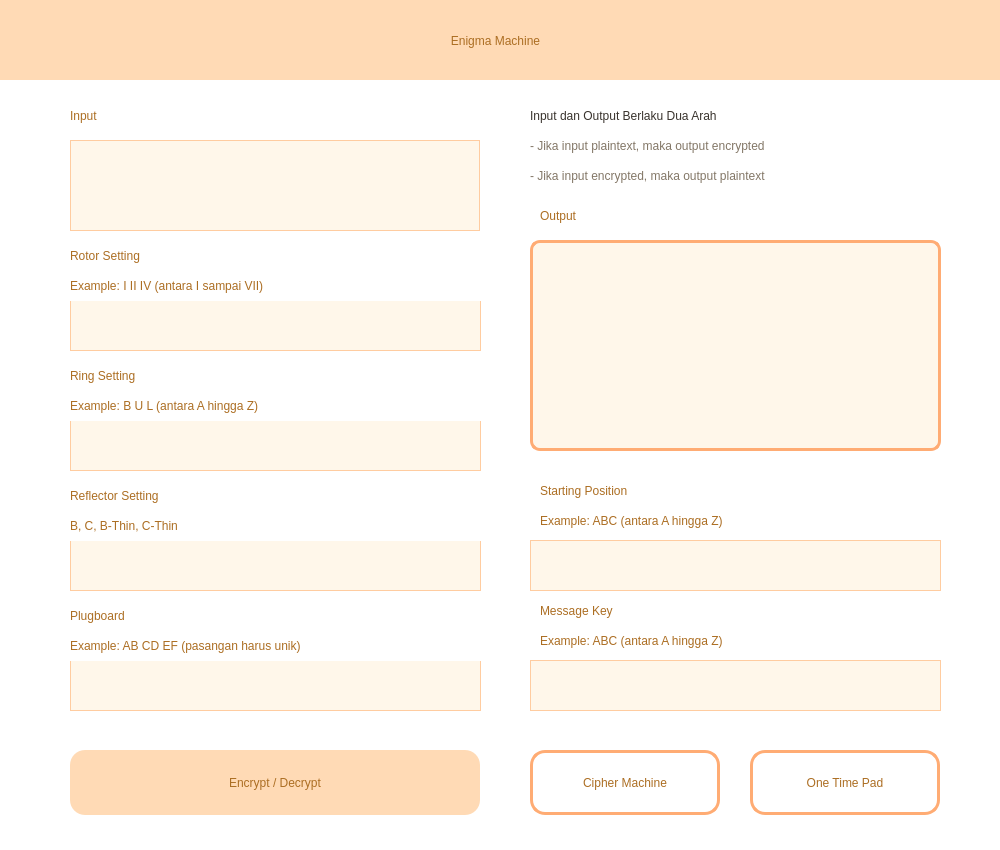
<?xml version="1.0" encoding="UTF-8"?>
<ui version="4.0">
 <class>EnigmaMachine</class>
 <widget class="QDialog" name="EnigmaMachine">
  <property name="geometry">
   <rect>
    <x>0</x>
    <y>0</y>
    <width>1000</width>
    <height>850</height>
   </rect>
  </property>
  <property name="windowTitle">
   <string>Dialog</string>
  </property>
  <property name="styleSheet">
   <string notr="true">background-color: #ffffff</string>
  </property>
  <widget class="QWidget" name="widget" native="true">
   <property name="geometry">
    <rect>
     <x>0</x>
     <y>0</y>
     <width>1000</width>
     <height>80</height>
    </rect>
   </property>
   <property name="styleSheet">
    <string notr="true">QWidget{
	background-color: #ffdab5;
}
</string>
   </property>
   <widget class="QLabel" name="label">
    <property name="geometry">
     <rect>
      <x>280</x>
      <y>20</y>
      <width>431</width>
      <height>41</height>
     </rect>
    </property>
    <property name="styleSheet">
     <string notr="true">color: #ac6e23;
font: 500 18pt &quot;MS Shell Dlg 2&quot;;</string>
    </property>
    <property name="text">
     <string>Enigma Machine</string>
    </property>
    <property name="alignment">
     <set>Qt::AlignCenter</set>
    </property>
   </widget>
  </widget>
  <widget class="QPlainTextEdit" name="outputTextArea">
   <property name="geometry">
    <rect>
     <x>530</x>
     <y>240</y>
     <width>411</width>
     <height>211</height>
    </rect>
   </property>
   <property name="styleSheet">
    <string notr="true">QPlainTextEdit{
	border: 3px solid #ffac74;
	border-radius: 10px; 
	color: #ac6e23;
	background-color: #fff7ea;
	padding-left: 5px;
	font: 14pt &quot;MS Shell Dlg 2&quot;;
}
</string>
   </property>
   <property name="plainText">
    <string/>
   </property>
  </widget>
  <widget class="QPlainTextEdit" name="textInput">
   <property name="geometry">
    <rect>
     <x>70</x>
     <y>140</y>
     <width>410</width>
     <height>91</height>
    </rect>
   </property>
   <property name="styleSheet">
    <string notr="true">QPlainTextEdit{
	font: 10pt &quot;MS Shell Dlg 2&quot;;
	border: 1px solid #ffcca0;
	color: #ac6e23;
	background-color: #fff7ea;
	padding: 10px;
}

QPlainTextEdit:hover {
	border: 3px solid #ffac74;
}
</string>
   </property>
   <property name="plainText">
    <string/>
   </property>
  </widget>
  <widget class="QLabel" name="label_2">
   <property name="geometry">
    <rect>
     <x>70</x>
     <y>100</y>
     <width>131</width>
     <height>31</height>
    </rect>
   </property>
   <property name="styleSheet">
    <string notr="true">color: #ac6e23;
font: 550 14pt &quot;MS Shell Dlg 2&quot;;</string>
   </property>
   <property name="text">
    <string>Input</string>
   </property>
  </widget>
  <widget class="QLabel" name="label_3">
   <property name="geometry">
    <rect>
     <x>540</x>
     <y>200</y>
     <width>251</width>
     <height>31</height>
    </rect>
   </property>
   <property name="styleSheet">
    <string notr="true">color: #ac6e23;
font: 550 14pt &quot;MS Shell Dlg 2&quot;;</string>
   </property>
   <property name="text">
    <string>Output</string>
   </property>
  </widget>
  <widget class="QLabel" name="label_4">
   <property name="geometry">
    <rect>
     <x>70</x>
     <y>240</y>
     <width>431</width>
     <height>31</height>
    </rect>
   </property>
   <property name="styleSheet">
    <string notr="true">color: #ac6e23;
font: 550 14pt &quot;MS Shell Dlg 2&quot;;</string>
   </property>
   <property name="text">
    <string>Rotor Setting</string>
   </property>
  </widget>
  <widget class="QPlainTextEdit" name="rotorSetting">
   <property name="geometry">
    <rect>
     <x>70</x>
     <y>300</y>
     <width>411</width>
     <height>51</height>
    </rect>
   </property>
   <property name="styleSheet">
    <string notr="true">QPlainTextEdit{
	font: 10pt &quot;MS Shell Dlg 2&quot;;
	border: 1px solid #ffcca0;
	color: #ac6e23;
	background-color: #fff7ea;
	padding: 10px;
}

QPlainTextEdit:hover {
	border: 3px solid #ffac74;
}
</string>
   </property>
  </widget>
  <widget class="QLabel" name="label_5">
   <property name="geometry">
    <rect>
     <x>70</x>
     <y>270</y>
     <width>431</width>
     <height>31</height>
    </rect>
   </property>
   <property name="styleSheet">
    <string notr="true">color: #ac6e23;
font: 550 10pt &quot;MS Shell Dlg 2&quot;;</string>
   </property>
   <property name="text">
    <string>Example: I II IV (antara I sampai VII)</string>
   </property>
  </widget>
  <widget class="QPlainTextEdit" name="reflectorSetting">
   <property name="geometry">
    <rect>
     <x>70</x>
     <y>540</y>
     <width>411</width>
     <height>51</height>
    </rect>
   </property>
   <property name="styleSheet">
    <string notr="true">QPlainTextEdit{
	font: 10pt &quot;MS Shell Dlg 2&quot;;
	border: 1px solid #ffcca0;
	color: #ac6e23;
	background-color: #fff7ea;
	padding: 10px;
}

QPlainTextEdit:hover {
	border: 3px solid #ffac74;
}
</string>
   </property>
  </widget>
  <widget class="QLabel" name="label_6">
   <property name="geometry">
    <rect>
     <x>70</x>
     <y>510</y>
     <width>431</width>
     <height>31</height>
    </rect>
   </property>
   <property name="styleSheet">
    <string notr="true">color: #ac6e23;
font: 550 10pt &quot;MS Shell Dlg 2&quot;;</string>
   </property>
   <property name="text">
    <string>B, C, B-Thin, C-Thin</string>
   </property>
  </widget>
  <widget class="QLabel" name="label_13">
   <property name="geometry">
    <rect>
     <x>70</x>
     <y>480</y>
     <width>431</width>
     <height>31</height>
    </rect>
   </property>
   <property name="styleSheet">
    <string notr="true">color: #ac6e23;
font: 550 14pt &quot;MS Shell Dlg 2&quot;;</string>
   </property>
   <property name="text">
    <string>Reflector Setting</string>
   </property>
  </widget>
  <widget class="QPlainTextEdit" name="ringSetting">
   <property name="geometry">
    <rect>
     <x>70</x>
     <y>420</y>
     <width>411</width>
     <height>51</height>
    </rect>
   </property>
   <property name="styleSheet">
    <string notr="true">QPlainTextEdit{
	font: 10pt &quot;MS Shell Dlg 2&quot;;
	border: 1px solid #ffcca0;
	color: #ac6e23;
	background-color: #fff7ea;
	padding: 10px;
}

QPlainTextEdit:hover {
	border: 3px solid #ffac74;
}
</string>
   </property>
  </widget>
  <widget class="QLabel" name="label_14">
   <property name="geometry">
    <rect>
     <x>70</x>
     <y>360</y>
     <width>431</width>
     <height>31</height>
    </rect>
   </property>
   <property name="styleSheet">
    <string notr="true">color: #ac6e23;
font: 550 14pt &quot;MS Shell Dlg 2&quot;;</string>
   </property>
   <property name="text">
    <string>Ring Setting</string>
   </property>
  </widget>
  <widget class="QLabel" name="label_7">
   <property name="geometry">
    <rect>
     <x>70</x>
     <y>390</y>
     <width>431</width>
     <height>31</height>
    </rect>
   </property>
   <property name="styleSheet">
    <string notr="true">color: #ac6e23;
font: 550 10pt &quot;MS Shell Dlg 2&quot;;</string>
   </property>
   <property name="text">
    <string>Example: B U L (antara A hingga Z)</string>
   </property>
  </widget>
  <widget class="QPlainTextEdit" name="plugboardSetting">
   <property name="geometry">
    <rect>
     <x>70</x>
     <y>660</y>
     <width>411</width>
     <height>51</height>
    </rect>
   </property>
   <property name="styleSheet">
    <string notr="true">QPlainTextEdit{
	font: 10pt &quot;MS Shell Dlg 2&quot;;
	border: 1px solid #ffcca0;
	color: #ac6e23;
	background-color: #fff7ea;
	padding: 10px;
}

QPlainTextEdit:hover {
	border: 3px solid #ffac74;
}
</string>
   </property>
  </widget>
  <widget class="QLabel" name="label_15">
   <property name="geometry">
    <rect>
     <x>70</x>
     <y>600</y>
     <width>431</width>
     <height>31</height>
    </rect>
   </property>
   <property name="styleSheet">
    <string notr="true">color: #ac6e23;
font: 550 14pt &quot;MS Shell Dlg 2&quot;;</string>
   </property>
   <property name="text">
    <string>Plugboard</string>
   </property>
  </widget>
  <widget class="QLabel" name="label_8">
   <property name="geometry">
    <rect>
     <x>70</x>
     <y>630</y>
     <width>431</width>
     <height>31</height>
    </rect>
   </property>
   <property name="styleSheet">
    <string notr="true">color: #ac6e23;
font: 550 10pt &quot;MS Shell Dlg 2&quot;;</string>
   </property>
   <property name="text">
    <string>Example: AB CD EF (pasangan harus unik)</string>
   </property>
  </widget>
  <widget class="QLabel" name="label_10">
   <property name="geometry">
    <rect>
     <x>540</x>
     <y>625</y>
     <width>431</width>
     <height>31</height>
    </rect>
   </property>
   <property name="styleSheet">
    <string notr="true">color: #ac6e23;
font: 550 10pt &quot;MS Shell Dlg 2&quot;;</string>
   </property>
   <property name="text">
    <string>Example: ABC (antara A hingga Z)</string>
   </property>
  </widget>
  <widget class="QPlainTextEdit" name="messageKey">
   <property name="geometry">
    <rect>
     <x>530</x>
     <y>660</y>
     <width>411</width>
     <height>51</height>
    </rect>
   </property>
   <property name="styleSheet">
    <string notr="true">QPlainTextEdit{
	font: 10pt &quot;MS Shell Dlg 2&quot;;
	border: 1px solid #ffcca0;
	color: #ac6e23;
	background-color: #fff7ea;
	padding: 10px;
}

QPlainTextEdit:hover {
	border: 3px solid #ffac74;
}
</string>
   </property>
  </widget>
  <widget class="QLabel" name="label_17">
   <property name="geometry">
    <rect>
     <x>540</x>
     <y>595</y>
     <width>431</width>
     <height>31</height>
    </rect>
   </property>
   <property name="styleSheet">
    <string notr="true">color: #ac6e23;
font: 550 14pt &quot;MS Shell Dlg 2&quot;;</string>
   </property>
   <property name="text">
    <string>Message Key</string>
   </property>
  </widget>
  <widget class="QLabel" name="label_9">
   <property name="geometry">
    <rect>
     <x>540</x>
     <y>505</y>
     <width>431</width>
     <height>31</height>
    </rect>
   </property>
   <property name="styleSheet">
    <string notr="true">color: #ac6e23;
font: 550 10pt &quot;MS Shell Dlg 2&quot;;</string>
   </property>
   <property name="text">
    <string>Example: ABC (antara A hingga Z)</string>
   </property>
  </widget>
  <widget class="QPlainTextEdit" name="startPosition">
   <property name="geometry">
    <rect>
     <x>530</x>
     <y>540</y>
     <width>411</width>
     <height>51</height>
    </rect>
   </property>
   <property name="styleSheet">
    <string notr="true">QPlainTextEdit{
	font: 10pt &quot;MS Shell Dlg 2&quot;;
	border: 1px solid #ffcca0;
	color: #ac6e23;
	background-color: #fff7ea;
	padding: 10px;
}

QPlainTextEdit:hover {
	border: 3px solid #ffac74;
}
</string>
   </property>
  </widget>
  <widget class="QLabel" name="label_16">
   <property name="geometry">
    <rect>
     <x>540</x>
     <y>475</y>
     <width>431</width>
     <height>31</height>
    </rect>
   </property>
   <property name="styleSheet">
    <string notr="true">color: #ac6e23;
font: 550 14pt &quot;MS Shell Dlg 2&quot;;</string>
   </property>
   <property name="text">
    <string>Starting Position</string>
   </property>
  </widget>
  <widget class="QLabel" name="label_11">
   <property name="geometry">
    <rect>
     <x>530</x>
     <y>100</y>
     <width>421</width>
     <height>31</height>
    </rect>
   </property>
   <property name="styleSheet">
    <string notr="true">color: #39332d;
font: 550 14pt &quot;MS Shell Dlg 2&quot;;</string>
   </property>
   <property name="text">
    <string>Input dan Output Berlaku Dua Arah</string>
   </property>
  </widget>
  <widget class="QLabel" name="label_12">
   <property name="geometry">
    <rect>
     <x>530</x>
     <y>130</y>
     <width>431</width>
     <height>31</height>
    </rect>
   </property>
   <property name="styleSheet">
    <string notr="true">color: #837767;
font: 550 10pt &quot;MS Shell Dlg 2&quot;;</string>
   </property>
   <property name="text">
    <string>- Jika input plaintext, maka output encrypted</string>
   </property>
  </widget>
  <widget class="QLabel" name="label_18">
   <property name="geometry">
    <rect>
     <x>530</x>
     <y>160</y>
     <width>431</width>
     <height>31</height>
    </rect>
   </property>
   <property name="styleSheet">
    <string notr="true">color: #837767;
font: 550 10pt &quot;MS Shell Dlg 2&quot;;</string>
   </property>
   <property name="text">
    <string>- Jika input encrypted, maka output plaintext</string>
   </property>
  </widget>
  <widget class="QPushButton" name="cryptBut">
   <property name="geometry">
    <rect>
     <x>70</x>
     <y>750</y>
     <width>410</width>
     <height>65</height>
    </rect>
   </property>
   <property name="styleSheet">
    <string notr="true">QPushButton {
	font: 700 11pt &quot;MS Shell Dlg 2&quot;;
	border: none;
	border-left 2px solid transparent;
	border-radius: 15px; 
	background-color: #ffdab5;
	color: #ac6e23;
}

QPushButton:hover {
	background-color: #ffac74;
}

QPushButton:pressed {
	background-color: #e69b69;
	color: #fff;
}
</string>
   </property>
   <property name="text">
    <string>Encrypt / Decrypt</string>
   </property>
  </widget>
  <widget class="QPushButton" name="backBut">
   <property name="geometry">
    <rect>
     <x>530</x>
     <y>750</y>
     <width>190</width>
     <height>65</height>
    </rect>
   </property>
   <property name="styleSheet">
    <string notr="true">QPushButton {
	font: 700 11pt &quot;MS Shell Dlg 2&quot;;
	border: none;
	border-left 2px solid transparent;
	border-radius: 15px; 
	background-color: #ffffff;
	border: 3px solid #ffac74;
	color: #ac6e23;
}

QPushButton:hover {
	background-color: #ffdab5;
}

QPushButton:pressed {
	background-color: #e69b69;
	color: #fff;
}
</string>
   </property>
   <property name="text">
    <string>Cipher Machine</string>
   </property>
  </widget>
  <widget class="QPushButton" name="otpBut">
   <property name="geometry">
    <rect>
     <x>750</x>
     <y>750</y>
     <width>190</width>
     <height>65</height>
    </rect>
   </property>
   <property name="styleSheet">
    <string notr="true">QPushButton {
	font: 700 11pt &quot;MS Shell Dlg 2&quot;;
	border: none;
	border-left 2px solid transparent;
	border-radius: 15px; 
	background-color: #ffffff;
	border: 3px solid #ffac74;
	color: #ac6e23;
}

QPushButton:hover {
	background-color: #ffdab5;
}

QPushButton:pressed {
	background-color: #e69b69;
	color: #fff;
}
</string>
   </property>
   <property name="text">
    <string>One Time Pad</string>
   </property>
  </widget>
 </widget>
 <resources/>
 <connections/>
</ui>
